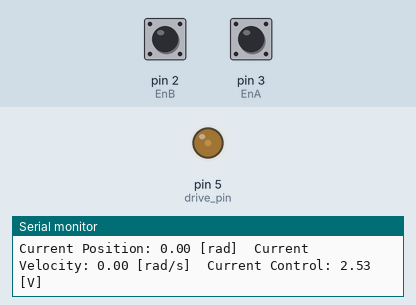
Recording of a sketch running on a simulated Arduino Uno, built with avr-gcc and run on an emulated ATmega328P. On the bench: output pins drawn as LEDs (lit = HIGH), the last lines printed to the serial monitor. Inputs (shaded band) come from the test bench; at power-on: pin 2 (EnB) HIGH, pin 3 (EnA) LOW.

Above: at 1.2 s.
1.3 s: pin 2 (EnB) driven LOW
4.3 s: pin 3 (EnA) driven HIGH
7.3 s: pin 2 (EnB) driven HIGH
10.3 s: pin 2 (EnB) pulsed LOW 2 times (0.12 s each, 0.3 s apart)
At 11.63 s:
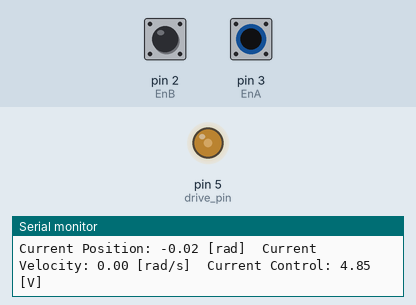
13.9 s: pin 3 (EnA) driven LOW
16.9 s: pin 3 (EnA) pulsed HIGH 5 times (0.12 s each, 0.3 s apart)
At 22.16 s:
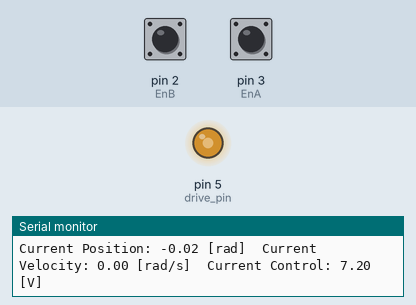
Timing chart, 0 to 32.2 s (numbered marks = the images above; inputs shaded):
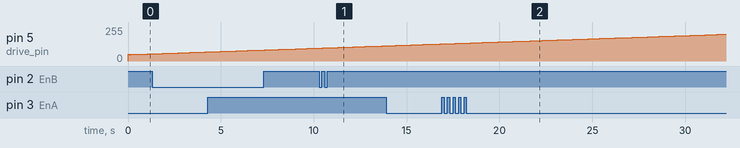

The sketch:

Position-controller.ino
```cpp
#include <Arduino.h>
#include "PID.h"

// Create Controller Object
PID pid(9600);

void CountA(){
  pid.CtA();
}
void CountB(){
  pid.CtB();
}

void setup() {
  attachInterrupt(digitalPinToInterrupt(pid.EncoderA()), CountA, CHANGE);
  attachInterrupt(digitalPinToInterrupt(pid.EncoderB()), CountB, CHANGE);
  pid.setup();
  pid.run(false);
  pid.setGains(2.25,0.003,1);

}

void loop() {
    pid.setSetpoint(1);
    pid.run(true);
    pid.printDebug();
}
```

PID.h
```cpp
#ifndef PID_H
#define PID_H

#include <Arduino.h>

class PID{
    private:
        // Controller Variables
        float estimates [2] = {0.0,0.0};
        float setpoint [2] = {0.0,0.0};
        float derivatives [2] = {0.0,0.0};
        float gains [3] = {0.0,0.0,0.0};
        float u = 0;
        float du = 0;
        float dt = 20;
        double baud;
        const float pi = 3.1415;

        // System Varaibles
        volatile long CT = 0;
        float Vmax = 12;
        float ratio = float(2*pi)/float(1216);
        const int drive_pin = 5;
        const int dirrection_pin = 4;
        const int EnA = 3;
        const int EnB = 2;

        // Controller Functions
        void setup(int baud_rate);
        void measure();
        void derivative();
        void reindex();
        void controller();
        void actuate();


    public:
        // Setup Controller
        PID(int baud_rate);
        void setup();
        int EncoderA();
        int EncoderB();

        // Controller Functions
        void setGains(float Kp, float Kd, float Ki);
        void setSampling(int dt);
        void setSetpoint(float sp);
        void run(bool state);
        void CtA();
        void CtB();
        void printDebug();

        // Reporting and Debugging functions
        void report();
};

PID::PID(int baud_rate){
    baud = baud_rate;
}

void PID::setup(){
    Serial.begin(baud);
    Serial.println("Controller Initiated");
}

void PID::measure(){
    estimates[1] =  ratio*float(CT);
}

void PID::derivative(){
    derivatives[0] = (estimates[1] - estimates[0])/(float(dt)/1000.0);
    derivatives[1] = (setpoint[1] - setpoint[0])/(float(dt)/1000.0);
}

void PID::reindex(){
    estimates[0] = estimates[1];
    setpoint[0] = setpoint[1];
}

void PID::controller(){
    u = gains[0]*(setpoint[1] - estimates[1]) + gains[1]*(derivatives[1]-derivatives[0]);
    if (abs(u) <= Vmax){
      du += gains[2]*(setpoint[1] - estimates[1])*(float(dt)/1000.0);
    }
    u += du;
    u = max(min(u,Vmax),-Vmax);
}

void PID::actuate(){
    int dirrection = (-u/abs(u) > 0 ) ? 1 : 0;
    int drive = min(255, 255 * (abs(u) / Vmax));
    digitalWrite(dirrection_pin, dirrection);
    analogWrite(drive_pin, drive);
}

void PID::CtA(){
    bool EnA_status = digitalRead(EnA);
    bool EnB_status = digitalRead(EnB);
    if (EnB_status == LOW) {
        if (EnA_status == HIGH) {
            CT --;
        }
        else {
            CT++;
        }
    }
    else {
        if (EnA_status == HIGH) {
            CT++;
        }
        else {
            CT--;
        }
    }
}

void PID::CtB(){
    bool EnA_status = digitalRead(EnA);
    bool EnB_status = digitalRead(EnB);
    if (EnA_status == LOW){
        if (EnB_status == HIGH){
            CT ++;
        }
        else{
            CT--;
        }
    }
    else{
        if (EnB_status == HIGH){
            CT--;
        }
        else{
            CT++;
        }
    }
}

// Public Methods
int PID::EncoderA(){
    return EnA;
}

int PID::EncoderB(){
    return EnB;
}

void PID::setGains(float Kp, float Kd, float Ki){
    gains[0] = Kp;
    gains[1] = Kd;
    gains[2] = Ki;
}

void PID::setSampling(int sampling_time){
    dt = sampling_time;
}

void PID::setSetpoint(float sp){
    setpoint[1] = sp;
}

void PID::run(bool state){
    if (state == true){
        delay(dt);
        measure();
        derivative();
        controller();
        actuate();
        reindex();
    }
    else{
      digitalWrite(dirrection_pin, 0);
      analogWrite(drive_pin, 0);
    }
}

void PID::printDebug(){
  Serial.print("Current Position: ");
  Serial.print(estimates[1]);
  Serial.print(" [rad]\t");
  Serial.print("Current Velocity: ");
  Serial.print(derivatives[0]);
  Serial.print(" [rad/s]\t");
  Serial.print("Current Control: ");
  Serial.print(u);
  Serial.println(" [V]");
}

void PID::report(){
  Serial.print("Current Position: ");
  Serial.print(estimates[1]);
  Serial.print(" [rad]\t");
  Serial.print("Current Velocity: ");
  Serial.print(derivatives[1]);
  Serial.println(" [rad/s]");
}

#endif
```
